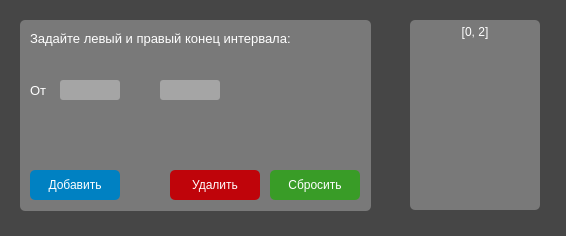
<?xml version="1.0" encoding="UTF-8"?>
<ui version="4.0">
 <class>input_intervals</class>
 <widget class="QWidget" name="input_intervals">
  <property name="geometry">
   <rect>
    <x>0</x>
    <y>0</y>
    <width>566</width>
    <height>236</height>
   </rect>
  </property>
  <property name="windowTitle">
   <string>Ввод интервалов</string>
  </property>
  <property name="styleSheet">
   <string notr="true">background-color: rgb(70, 70, 70);
color: white;</string>
  </property>
  <widget class="QFrame" name="input_interval_frame">
   <property name="geometry">
    <rect>
     <x>20</x>
     <y>20</y>
     <width>351</width>
     <height>191</height>
    </rect>
   </property>
   <property name="styleSheet">
    <string notr="true">background-color: rgb(121, 121, 121);
border-radius: 5px;</string>
   </property>
   <property name="frameShape">
    <enum>QFrame::StyledPanel</enum>
   </property>
   <property name="frameShadow">
    <enum>QFrame::Raised</enum>
   </property>
   <widget class="QPushButton" name="reset_interval_btn">
    <property name="geometry">
     <rect>
      <x>250</x>
      <y>150</y>
      <width>90</width>
      <height>30</height>
     </rect>
    </property>
    <property name="styleSheet">
     <string notr="true">#reset_interval_btn {
	background-color: rgb(57, 156, 39);
	color: white;
	border-radius: 5px;
}
#reset_interval_btn:hover {
	background-color: rgb(113, 180, 67);
} 
#reset_interval_btn:pressed {
	background-color: rgb(84, 132, 49);
}</string>
    </property>
    <property name="text">
     <string>Сбросить</string>
    </property>
   </widget>
   <widget class="QLabel" name="input_interval_label">
    <property name="geometry">
     <rect>
      <x>10</x>
      <y>10</y>
      <width>341</width>
      <height>16</height>
     </rect>
    </property>
    <property name="font">
     <font>
      <family>Arial</family>
      <pointsize>10</pointsize>
     </font>
    </property>
    <property name="text">
     <string>Задайте левый и правый конец интервала:</string>
    </property>
   </widget>
   <widget class="QLineEdit" name="right_limit_of_interval">
    <property name="geometry">
     <rect>
      <x>140</x>
      <y>60</y>
      <width>60</width>
      <height>20</height>
     </rect>
    </property>
    <property name="font">
     <font>
      <family>Arial</family>
      <pointsize>10</pointsize>
     </font>
    </property>
    <property name="styleSheet">
     <string notr="true">background-color: rgb(165, 165, 165);
border-radius: 3px;
color: rgb(41, 105, 255);</string>
    </property>
    <property name="alignment">
     <set>Qt::AlignRight|Qt::AlignTrailing|Qt::AlignVCenter</set>
    </property>
   </widget>
   <widget class="QLineEdit" name="left_limit_of_interval">
    <property name="geometry">
     <rect>
      <x>40</x>
      <y>60</y>
      <width>60</width>
      <height>20</height>
     </rect>
    </property>
    <property name="font">
     <font>
      <family>Arial</family>
      <pointsize>10</pointsize>
     </font>
    </property>
    <property name="cursor">
     <cursorShape>BusyCursor</cursorShape>
    </property>
    <property name="styleSheet">
     <string notr="true">background-color: rgb(165, 165, 165);
border-radius: 3px;
color: rgb(41, 105, 255);</string>
    </property>
    <property name="alignment">
     <set>Qt::AlignRight|Qt::AlignTrailing|Qt::AlignVCenter</set>
    </property>
   </widget>
   <widget class="QPushButton" name="delete_interval_btn">
    <property name="geometry">
     <rect>
      <x>150</x>
      <y>150</y>
      <width>90</width>
      <height>30</height>
     </rect>
    </property>
    <property name="styleSheet">
     <string notr="true">#delete_interval_btn {
	background-color: rgb(191, 4, 10);
	color: white;
	border-radius: 5px;
}
#delete_interval_btn:hover {
	background-color: rgb(255, 0, 4);
} 
#delete_interval_btn:pressed {
	background-color: rgb(180, 0, 3);
}</string>
    </property>
    <property name="text">
     <string>Удалить</string>
    </property>
   </widget>
   <widget class="QPushButton" name="add_interval_btn">
    <property name="geometry">
     <rect>
      <x>10</x>
      <y>150</y>
      <width>90</width>
      <height>30</height>
     </rect>
    </property>
    <property name="styleSheet">
     <string notr="true">#add_interval_btn {
	background-color: rgb(0, 129, 194);
	color: white;
	border-radius: 5px;
}
#add_interval_btn:hover {
	background-color: rgb(2, 190, 218);
} 
#add_interval_btn:pressed {
	background-color: rgb(23, 92, 252);
}</string>
    </property>
    <property name="text">
     <string>Добавить</string>
    </property>
   </widget>
   <widget class="QLabel" name="domain_input_label">
    <property name="geometry">
     <rect>
      <x>10</x>
      <y>60</y>
      <width>121</width>
      <height>20</height>
     </rect>
    </property>
    <property name="font">
     <font>
      <family>Arial</family>
      <pointsize>10</pointsize>
     </font>
    </property>
    <property name="text">
     <string>От               до</string>
    </property>
   </widget>
   <zorder>reset_interval_btn</zorder>
   <zorder>input_interval_label</zorder>
   <zorder>right_limit_of_interval</zorder>
   <zorder>delete_interval_btn</zorder>
   <zorder>add_interval_btn</zorder>
   <zorder>domain_input_label</zorder>
   <zorder>left_limit_of_interval</zorder>
  </widget>
  <widget class="QLabel" name="entered_intervals_text">
   <property name="geometry">
    <rect>
     <x>410</x>
     <y>20</y>
     <width>130</width>
     <height>190</height>
    </rect>
   </property>
   <property name="font">
    <font>
     <family>Arial</family>
    </font>
   </property>
   <property name="styleSheet">
    <string notr="true">background-color: rgb(121, 121, 121);
border-radius: 5px;
padding-top: 2px;</string>
   </property>
   <property name="text">
    <string>[0, 2]</string>
   </property>
   <property name="alignment">
    <set>Qt::AlignHCenter|Qt::AlignTop</set>
   </property>
  </widget>
 </widget>
 <resources/>
 <connections/>
</ui>
